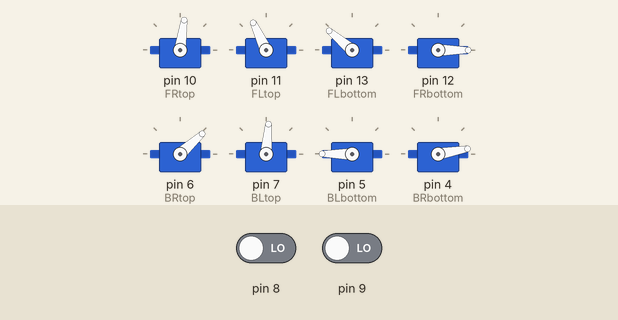
This sketch was run on a simulated Arduino Uno, built with avr-gcc and run on an emulated ATmega328P. On the bench: 8 × servo. Inputs (shaded band) come from the test bench; at power-on: pin 8 LOW, pin 9 LOW.

Above: at 6.2 s.
6.3 s: pin 8 driven HIGH
At 9.4 s:
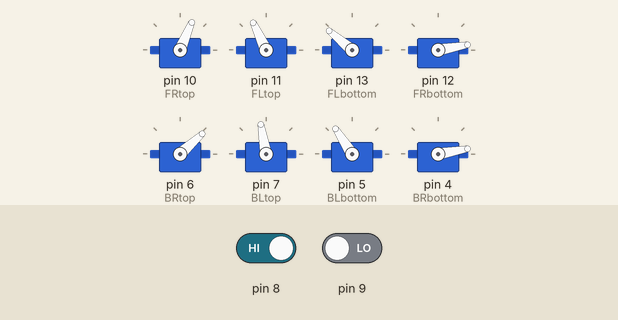
11.1 s: pin 8 driven LOW
At 11.5 s:
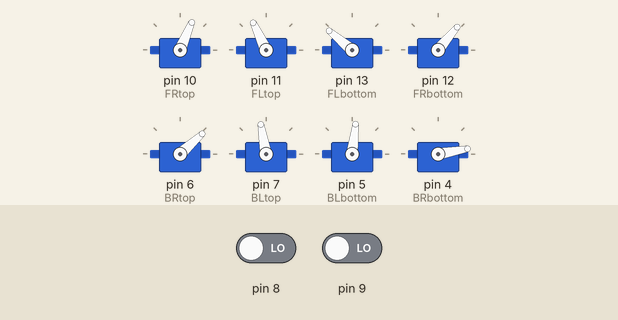
18.1 s: pin 9 driven HIGH
At 18.7 s:
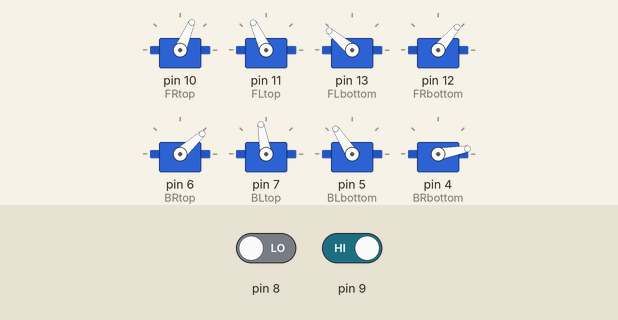
22.9 s: pin 9 driven LOW
At 23.8 s:
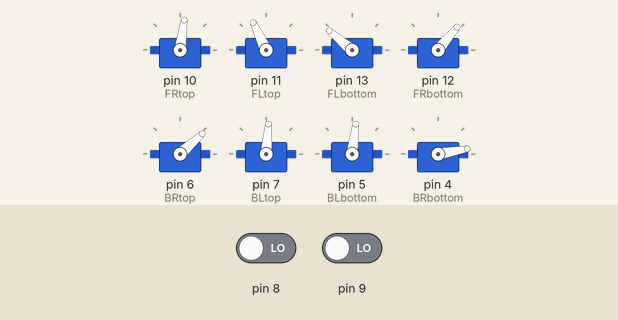
Timing chart, 0 to 30.9 s (numbered marks = the images above; inputs shaded):
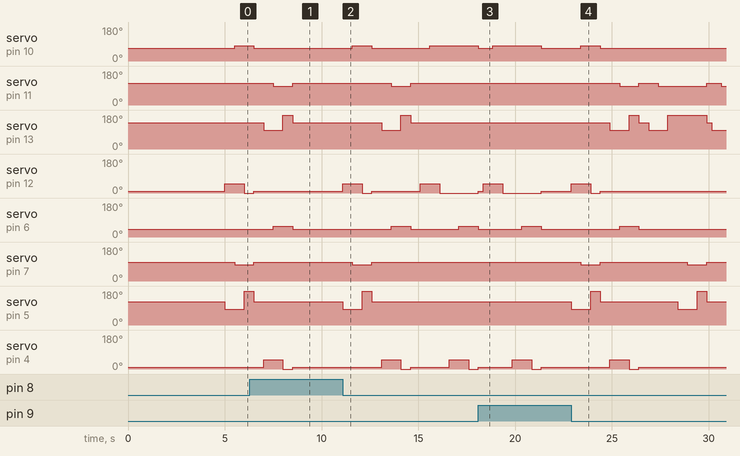

Measured:
- after the input at 6.3 s, servo on pin 10 (FRtop): goes on until 6.5 s, then stays 67°; servo on pin 12 (FRbottom): goes on until 6.5 s, then stays 10°; servo on pin 7 (BLtop): goes on until 6.5 s, then stays 100°; servo on pin 5 (BLbottom): goes on until 6.5 s, then stays 123°
- after the input at 11.1 s, servo on pin 10 (FRtop): 67° → 82° after 0.50 s, → 67° 1.0 s later, → 82° 3.0 s later; servo on pin 11 (FLtop): 115° → 100° after 2.5 s, → 115° 1.0 s later
- after the input at 18.1 s, servo on pin 10 (FRtop): goes on until 21.4 s, then stays 67°; servo on pin 7 (BLtop): stays 100° (without the input it goes to 85° after 3.8 s); servo on pin 5 (BLbottom): stays 123° (without the input it goes to 83° after 3.3 s)
- after the input at 22.9 s, servo on pin 10 (FRtop): 67° → 82° after 0.50 s, → 67° 1.0 s later; servo on pin 11 (FLtop): goes 100° 1.0 s, 115° 1.0 s, 100° 2.5 s, 115° 0.75 s, then 100°, starting after 2.5 s

The sketch:

Walker_code.ino
```cpp
#include <Servo.h>

Servo FRtop;     // pin 10
Servo FRbottom;  // pin 12
Servo FLtop;     // pin 11
Servo FLbottom;  // pin 13

Servo BRtop;     // pin 6
Servo BRbottom;  // pin 4
Servo BLtop;     // pin 7
Servo BLbottom;  // pin 5

int FRtopcenter = 67;
int FRbottomcenter = 10;
int FLtopcenter = 115;
int FLbottomcenter = 140;

// back legs
int BRtopcenter = 42;
int BRbottomcenter = 10;
int BLtopcenter = 100;
int BLbottomcenter = 123;

void setup() {
    // put your setup code here, to run once:
    FRtop.attach(10);
    FLtop.attach(11);
    FLbottom.attach(13);
    FRbottom.attach(12);
    BRtop.attach(6);
    BLtop.attach(7);
    BLbottom.attach(5);
    BRbottom.attach(4);

    FRtop.write(FRtopcenter);
    FRbottom.write(FRbottomcenter);
    FLtop.write(FLtopcenter);
    FLbottom.write(FLbottomcenter);
    BRtop.write(BRtopcenter);
    BRbottom.write(BRbottomcenter);
    BLtop.write(BLtopcenter);
    BLbottom.write(BLbottomcenter);
    delay(5000);
}

void loop() {
    // put your main code here, to run repeatedly:
    long tLeft = rcTime(9);
    long tRight = rcTime(8);
    maneuver(tLeft, tRight);
}

void maneuver(long tLeft, long tRight) {
    walk();
    if (tRight > 2000) {
        turnLeft();
        delay(250);
        turnLeft();
    }
    if (tLeft > 2000) {
        turnRight();
        delay(250);
        turnRight();
    }
}

void turnLeft() {
    FRbottom.write(50);
    delay(500);
    FRtop.write(82);
    delay(500);
    FRbottom.write(0);
    delay(500);
    BRbottom.write(50);
    delay(500);
    BRtop.write(57);
    delay(500);
    BRbottom.write(0);
    delay(500);
    FRtop.write(FRtopcenter);
    FRbottom.write(FRbottomcenter);
    BRtop.write(BRtopcenter);
    BRbottom.write(BRbottomcenter);
}
void turnRight() {
    FLbottom.write(100);
    delay(500);
    FLtop.write(100);
    delay(500);
    FLbottom.write(180);
    delay(500);
    BLbottom.write(83);
    delay(500);
    BLtop.write(85);
    delay(500);
    BLbottom.write(180);
    delay(500);
    FLtop.write(FLtopcenter);
    FLbottom.write(FLbottomcenter);
    BLtop.write(BLtopcenter);
    BLbottom.write(BLbottomcenter);
}
void walk() {
    FRBLsteps();
    delay(500);
    FLBRsteps();
    delay(500);
}
long rcTime(int pin) {
    pinMode(pin, OUTPUT);
    digitalWrite(pin, HIGH);
    delay(1);
    pinMode(pin, LOW);
    long time = micros();
    while (digitalRead(pin))
        ;
    time = micros() - time;
    return time;
}
void FRBLsteps() {
    FRbottom.write(50);
    BLbottom.write(83);
    delay(500);
    FRtop.write(82);
    BLtop.write(85);
    delay(500);
    FRbottom.write(0);
    BLbottom.write(180);
    delay(500);
    FRtop.write(FRtopcenter);
    FRbottom.write(FRbottomcenter);
    BLtop.write(BLtopcenter);
    BLbottom.write(BLbottomcenter);
}
void FLBRsteps() {
    FLbottom.write(100);
    BRbottom.write(50);
    delay(500);
    FLtop.write(100);
    BRtop.write(57);
    delay(500);
    FLbottom.write(180);
    BRbottom.write(0);
    delay(500);
    FLtop.write(FLtopcenter);
    FLbottom.write(FLbottomcenter);
    BRtop.write(BRtopcenter);
    BRbottom.write(BRbottomcenter);
}
```
